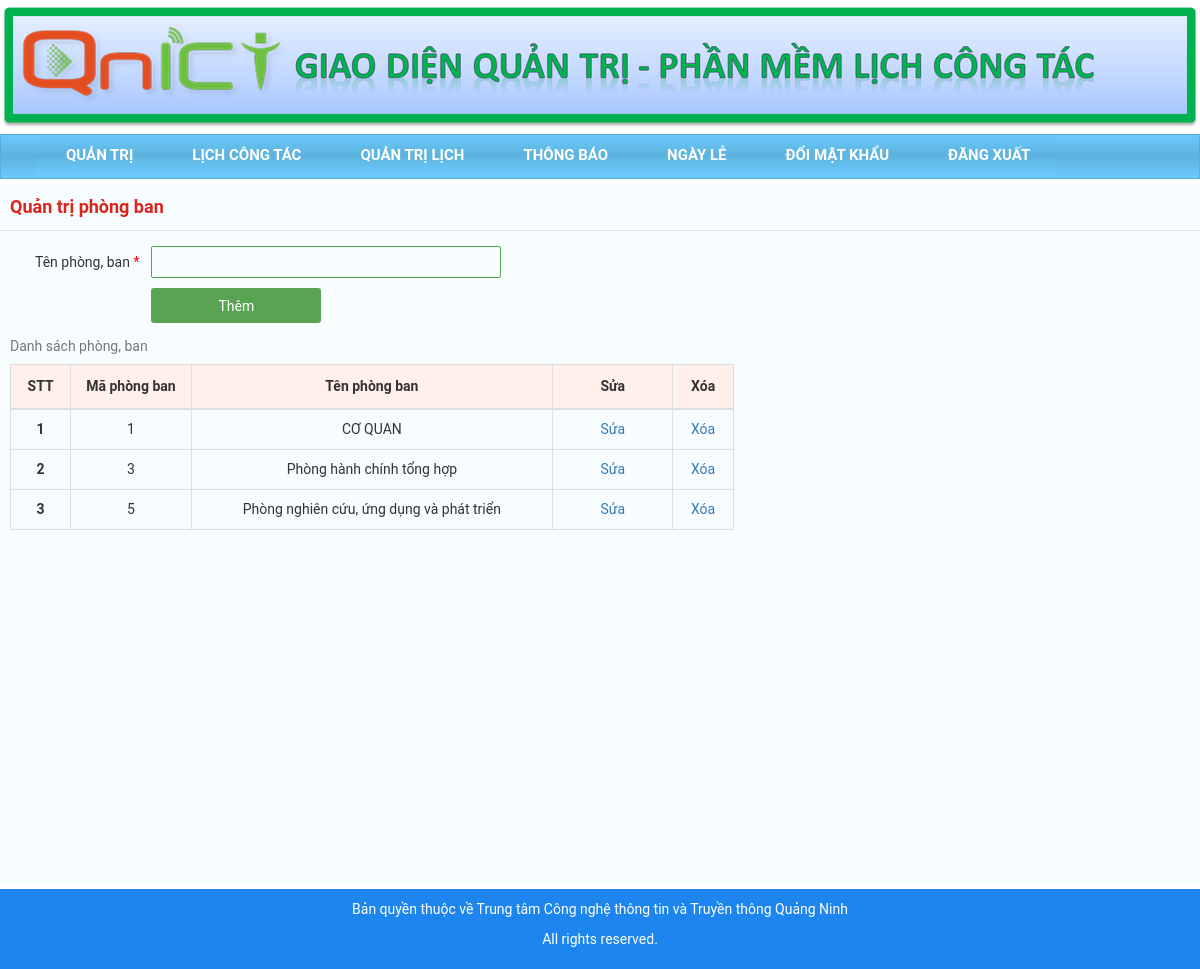
Page /manager/department.php (signed in) on the committed database.
### tables this page shows
CREATE TABLE `tbldepartment` (
  `Department_ID` tinyint(3) UNSIGNED NOT NULL,
  `Department_Name` text NOT NULL
);

### manager/department.php (the view, shortened to what this page needs)
<!DOCTYPE html>
<html>
<head>
    <link rel="stylesheet" href="../css/3.4.0.bootstrap.min.css">
    <link rel="stylesheet" type="text/css" href="../css/StyleAdmin.css">
</head>
<?php
 require_once("../include/connection.php");
?>
<?php
$isUpdate=0;
?>
<body>
    <div class="top">
        <img src='../images/adminbanner1.png' style="display: block; margin-left: auto; margin-right: auto;">
    </div>
    <div id="menungang" style=" margin-bottom: 5px; ">
        <div class="container1">
            <ul class="menu">
                <li><a href="">Quản trị</a>
                </li>
                <li><a href="view.php">Lịch công tác</a></li>
                <li><a href="schedule.php">Quản trị lịch</a></li>
                <li><a href="notice.php">Thông báo</a></li>
                <li><a href="event.php">Ngày lễ</a></li>
                <li><a href="change-password.php"> Đổi mật khẩu</a></li>
                <li><a href="logout.php">Đăng xuất</a></li>
            </ul>
        </div>
    </div>
    <div style="background-color: #f7fcff; min-height: 700px;">
        <fieldset>
            <legend>Quản trị phòng ban</legend>
            <form action="department.php" method="post" style="padding-left: 25px; padding-top: 10px;">
                <table>
                    <tr>
                        <td> Tên phòng, ban <span style="color:red;">*</span> &nbsp; </td>
                        <td><input name="Department_Name" type="text" <?php if($isUpdate==1) echo ' value =\'' .$Department_Name.' \' ';?>>
                                   </td>
                    </tr>
                    <tr>
                    <td></td>
                    <td colspan="2" align="center">
                        <span class="inline"><input id="nut" type="submit" <?php if ($isUpdate==0) echo ' name="btn_submit_add" value="Thêm" '; else echo ' name="btn_submit_update" value="Cập nhật" ';?>></span>
                        </td>
                    </tr>
               </table>
</form>
        </fieldset>
<table class="tabletable table-hover table-bordered results" style="margin-left: 10px; text-align: center;margin-right:10px; ">
  <caption>Danh sách phòng, ban</caption>
  <thead>
    <tr style="height: 45px; background-color: #fff0ea ">
      <th class="col-md-1 col-xs-1" style="text-align: center">STT</th>
      <th class="col-md-2 col-xs-2" style="text-align: center">Mã phòng ban</th>
      <th class="col-md-6 col-xs-6" style="text-align: center">Tên phòng ban</th>
      <th class="col-md-2 col-xs-2" style="text-align: center">Sửa</th>
      <th class="col-md-2 col-xs-2" style="text-align: center">Xóa</th>
    </tr>
  </thead>
  <tbody>
    <?php
            $stt = 1 ;
            $sql = "SELECT * FROM `tbldepartment`" ;
            $query = mysqli_query($conn,$sql);
            while ($data = mysqli_fetch_array($query)) {
          ?>
    <tr style="height: 40px;" <?php
      if($isUpdate == 1 && $id == $data["Department_ID"] ) echo 'id="selected"';?> >
                        <th scope="row" style="text-align: center">
                            <?php echo $stt++ ?>
                        </th>
                        <td style="text-align: center">
                            <?php echo $data["Department_ID"]; ?>
                        </td>
                        <td>
                            <?php echo $data["Department_Name"]; ?>
                        </td>
                        <td><a href="department.php?<?php echo 'id='.$data["Department_ID"].'&acction=update'; ?>" >Sửa</a> </td>
                        <td><a href="department.php?<?php echo 'id='.$data["Department_ID"].'&acction=delete'; ?>" onclick="return confirmAction()">Xóa</a> </td>
                    </tr>
                    <?php
            }
          ?>
                    </tbody>
                </table>
    </div>
    <footer class="container-fluid text-center">
        <p>Bản quyền thuộc về Trung tâm Công nghệ thông tin và Truyền thông Quảng Ninh
        </p>
        <p>All rights reserved.</p>
    </footer>
</body>
</html>

### css/StyleAdmin.css (style rules this page uses)
* { font-family: Roboto, sans-serif; }
footer { background-color: #1C86EE; padding: 10px; text-align: center; color: white; margin-top: 5px; }
.top { padding-bottom: 5px; padding-top: 5px; }
#menungang { background: linear-gradient(#6acbfc, #5db2de, #6acbfc); display: block; margin-left: auto; margin-right: auto; border: 1px solid #56add8; padding-bottom: 5px; height: 45px; }
.container1 { width: 100%; }
.menu, .menu ul { list-style: none; }
.menu { height: 40px; margin-left: -6px; }
.menu li { background: linear-gradient(#6acbfc, #5db2de, #6acbfc); }
.menu>li { display: block; float: left; position: relative; }
.menu>li:first-child { border-radius: 7px 0 0; }
.menu a { border-left: 3px solid rgba(0, 0, 0, 0); color: #ffff; display: block; font-family: 'Roboto'; font-size: 15px; line-height: 40px; padding: 0 28px; text-decoration: none; text-transform: uppercase; font-weight: bold; }
input { margin: 5px; width: 350px; display: block; border: none; padding: 8px 0; border: solid 1px #59a453; border-radius: 2px; background-color:rgba(255, 255, 255, 0) ; color: #0e6252; }
input[id="nut"] { border: none; background: #59a453; cursor: pointer; border-radius: 3px; width: 170px; height: 35px; color: white; }
legend { font-weight: bold; padding: 10px; font-size: 18px; color: #da251c; margin-bottom: 0px; }
table { margin-left: 10px; }
.inline { display: inline; float: left; }

### manager/department.php (style rules this page uses)
body { width: 1200px; display: block; margin-left: auto; margin-right: auto; }
select,input { height: 32px; margin: 5px 5px; }

### rows in the picture
tbldepartment: Department_ID "1", Department_Name "CƠ QUAN"
tbldepartment: Department_ID "3", Department_Name "Phòng hành chính tổng hợp"
tbldepartment: Department_ID "5", Department_Name "Phòng nghiên cứu, ứng dụng và phát triển"
